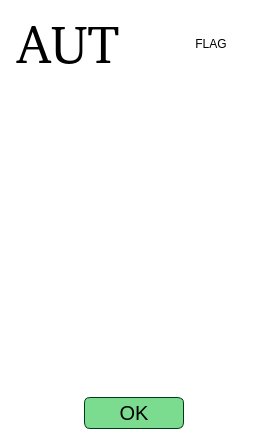
<?xml version="1.0" encoding="UTF-8"?>
<ui version="4.0">
 <class>TeamEditorWidget</class>
 <widget class="QWidget" name="TeamEditorWidget">
  <property name="geometry">
   <rect>
    <x>0</x>
    <y>0</y>
    <width>267</width>
    <height>440</height>
   </rect>
  </property>
  <property name="windowTitle">
   <string>Form</string>
  </property>
  <property name="styleSheet">
   <string notr="true">background: transparent; color: black;</string>
  </property>
  <layout class="QVBoxLayout" name="verticalLayout">
   <item>
    <layout class="QHBoxLayout" name="horizontalLayout">
     <item>
      <widget class="QLabel" name="label_teamCountryCode">
       <property name="font">
        <font>
         <family>Quicksand Light [PfEd]</family>
         <pointsize>40</pointsize>
         <bold>false</bold>
        </font>
       </property>
       <property name="text">
        <string>AUT</string>
       </property>
       <property name="alignment">
        <set>Qt::AlignCenter</set>
       </property>
      </widget>
     </item>
     <item>
      <spacer name="horizontalSpacer">
       <property name="orientation">
        <enum>Qt::Horizontal</enum>
       </property>
       <property name="sizeType">
        <enum>QSizePolicy::Maximum</enum>
       </property>
       <property name="sizeHint" stdset="0">
        <size>
         <width>35</width>
         <height>20</height>
        </size>
       </property>
      </spacer>
     </item>
     <item>
      <widget class="QLabel" name="label_flagPixmap">
       <property name="minimumSize">
        <size>
         <width>90</width>
         <height>55</height>
        </size>
       </property>
       <property name="maximumSize">
        <size>
         <width>90</width>
         <height>55</height>
        </size>
       </property>
       <property name="text">
        <string>FLAG</string>
       </property>
       <property name="alignment">
        <set>Qt::AlignCenter</set>
       </property>
      </widget>
     </item>
    </layout>
   </item>
   <item>
    <widget class="QListView" name="listView_jumpers">
     <property name="font">
      <font>
       <family>Quicksand Medium</family>
       <pointsize>15</pointsize>
       <italic>false</italic>
       <bold>false</bold>
      </font>
     </property>
     <property name="styleSheet">
      <string notr="true">QListView::item
{
	color: rgb(30,30,30);
    background: rgb(255,255,255); 
}
QListView::item:selected
{
    background: rgb(210,210,255);
}</string>
     </property>
    </widget>
   </item>
   <item>
    <spacer name="verticalSpacer">
     <property name="orientation">
      <enum>Qt::Vertical</enum>
     </property>
     <property name="sizeType">
      <enum>QSizePolicy::Maximum</enum>
     </property>
     <property name="sizeHint" stdset="0">
      <size>
       <width>20</width>
       <height>3</height>
      </size>
     </property>
    </spacer>
   </item>
   <item>
    <layout class="QHBoxLayout" name="horizontalLayout_2">
     <item>
      <widget class="QPushButton" name="pushButton_up">
       <property name="minimumSize">
        <size>
         <width>50</width>
         <height>50</height>
        </size>
       </property>
       <property name="maximumSize">
        <size>
         <width>50</width>
         <height>50</height>
        </size>
       </property>
       <property name="text">
        <string/>
       </property>
       <property name="icon">
        <iconset resource="../../../assets.qrc">
         <normaloff>:/img/up-arrow.png</normaloff>:/img/up-arrow.png</iconset>
       </property>
       <property name="iconSize">
        <size>
         <width>50</width>
         <height>50</height>
        </size>
       </property>
       <property name="flat">
        <bool>true</bool>
       </property>
      </widget>
     </item>
     <item>
      <spacer name="horizontalSpacer_3">
       <property name="orientation">
        <enum>Qt::Horizontal</enum>
       </property>
       <property name="sizeType">
        <enum>QSizePolicy::Maximum</enum>
       </property>
       <property name="sizeHint" stdset="0">
        <size>
         <width>10</width>
         <height>20</height>
        </size>
       </property>
      </spacer>
     </item>
     <item>
      <widget class="QPushButton" name="pushButton_down">
       <property name="minimumSize">
        <size>
         <width>50</width>
         <height>50</height>
        </size>
       </property>
       <property name="maximumSize">
        <size>
         <width>50</width>
         <height>50</height>
        </size>
       </property>
       <property name="text">
        <string/>
       </property>
       <property name="icon">
        <iconset resource="../../../assets.qrc">
         <normaloff>:/img/down.png</normaloff>:/img/down.png</iconset>
       </property>
       <property name="iconSize">
        <size>
         <width>50</width>
         <height>50</height>
        </size>
       </property>
       <property name="flat">
        <bool>true</bool>
       </property>
      </widget>
     </item>
     <item>
      <spacer name="horizontalSpacer_2">
       <property name="orientation">
        <enum>Qt::Horizontal</enum>
       </property>
       <property name="sizeHint" stdset="0">
        <size>
         <width>40</width>
         <height>20</height>
        </size>
       </property>
      </spacer>
     </item>
    </layout>
   </item>
   <item>
    <layout class="QHBoxLayout" name="horizontalLayout_3">
     <item>
      <spacer name="horizontalSpacer_5">
       <property name="orientation">
        <enum>Qt::Horizontal</enum>
       </property>
       <property name="sizeHint" stdset="0">
        <size>
         <width>40</width>
         <height>20</height>
        </size>
       </property>
      </spacer>
     </item>
     <item>
      <widget class="QPushButton" name="pushButton_submit">
       <property name="minimumSize">
        <size>
         <width>100</width>
         <height>32</height>
        </size>
       </property>
       <property name="maximumSize">
        <size>
         <width>100</width>
         <height>32</height>
        </size>
       </property>
       <property name="font">
        <font>
         <family>Ubuntu</family>
         <pointsize>15</pointsize>
        </font>
       </property>
       <property name="focusPolicy">
        <enum>Qt::StrongFocus</enum>
       </property>
       <property name="styleSheet">
        <string notr="true">QPushButton{
border: 1px solid rgb(0, 59, 23);
border-radius: 6px;
color: rgb(0, 0, 0);
background-color: rgb(123, 220, 144);
}
QPushButton:hover{
background-color: rgb(153, 253, 174);
}</string>
       </property>
       <property name="text">
        <string>OK</string>
       </property>
      </widget>
     </item>
     <item>
      <spacer name="horizontalSpacer_4">
       <property name="orientation">
        <enum>Qt::Horizontal</enum>
       </property>
       <property name="sizeHint" stdset="0">
        <size>
         <width>40</width>
         <height>20</height>
        </size>
       </property>
      </spacer>
     </item>
    </layout>
   </item>
  </layout>
 </widget>
 <resources>
  <include location="../../../assets.qrc"/>
 </resources>
 <connections/>
</ui>
